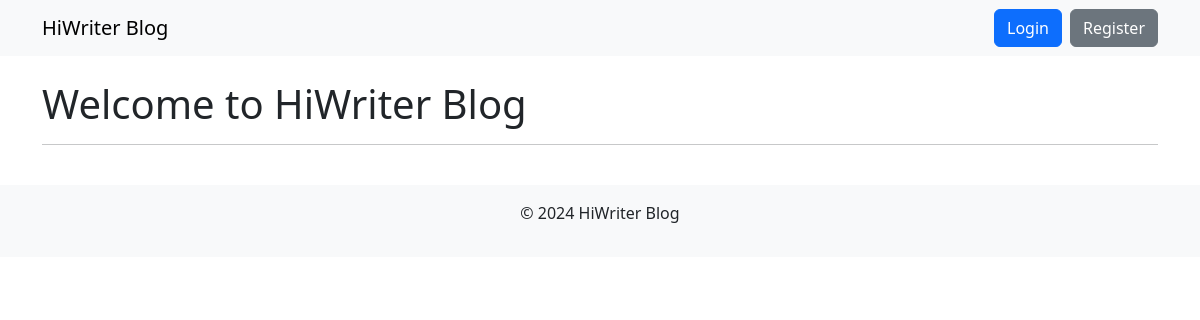
The app's page /HomeView/, older data.
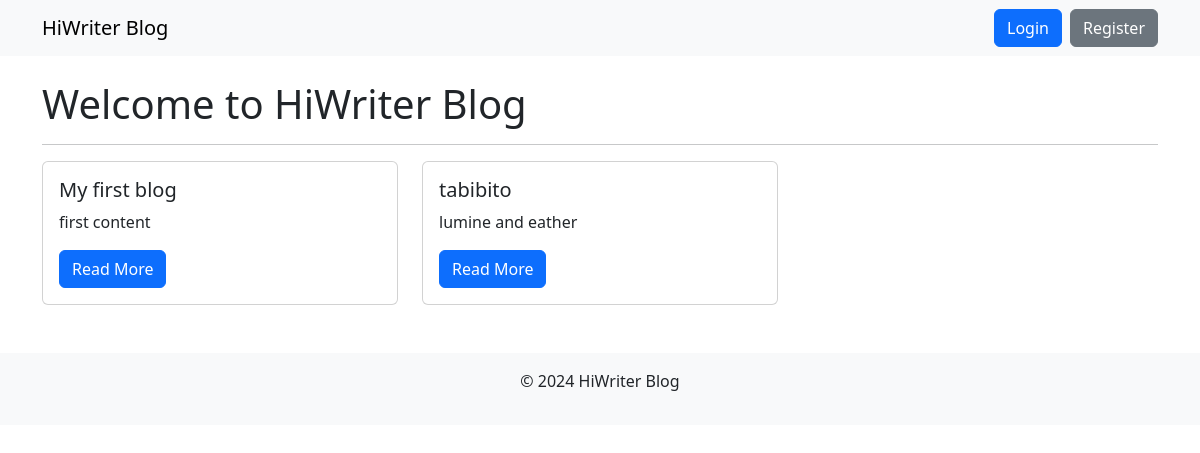
The same page, newer data.
### blog/models.py (models this page shows, shortened)
class Post(models.Model):
    title = models.CharField(max_length=200)
    content = models.TextField()
    author = models.ForeignKey(User, on_delete=models.CASCADE)
    created_at = models.DateTimeField(auto_now_add=True)
    image = models.ImageField(upload_to='post_images/', blank=True, null=True)  # Menambahkan field gambar

### blog/views.py (the view)
# urls.py: path('HomeView/', HomeView.as_view(), name='home'),
class HomeView(ListView):
    model = Post
    template_name = 'blog/home.html'
    context_object_name = 'posts'

### blog/templates/blog/home.html (shortened to what this page needs)
{% extends 'blog/base.html' %}
{% block content %}
<h1>Welcome to HiWriter Blog</h1>
<hr>
<div class="row">
    {% for post in posts %}
    <div class="col-md-4">
        <div class="card mb-4">
            <div class="card-body">
                <h5 class="card-title">{{ post.title }}</h5>
                <p class="card-text">{{ post.content|truncatechars:100 }}</p>
                <a href="{% url 'post_detail' post.pk %}" class="btn btn-primary">Read More</a>
            </div>
        </div>
    </div>
    {% endfor %}
</div>
{% endblock %}

### blog/templates/blog/base.html (shortened to what this page needs)
<!DOCTYPE html>
<html lang="en">
<head>
    <link href="https://cdn.jsdelivr.net/npm/bootstrap@5.3.0-alpha3/dist/css/bootstrap.min.css" rel="stylesheet">
    {% load static %}
    <link rel="stylesheet" href="{% static 'blog/styles.css' %}">
</head>
<body>
<nav class="navbar navbar-expand-lg navbar-light bg-light">
    <div class="container">
        <a class="navbar-brand" href="{% url 'home' %}" >HiWriter Blog</a>
        <div class="d-flex ms-auto align-items-center">
            {% if user.is_authenticated %}
                <a href="/dashboard/" class="btn btn-secondary me-2">Dashboard</a>
                <a href="{% url 'change_password' %}" class="btn btn-warning me-2">Change Password</a>
                <a href="/logout/" class="btn btn-danger me-2">Logout</a>
                {% if user.profile.profile_picture %}
                    <a href="{% url 'profile' %}" class="d-flex align-items-center">
                        <img src="{{ user.profile.profile_picture.url }}" alt="Profile" class="rounded-circle profile-img" style="width: 40px; height: 40px; object-fit: cover;">
                    </a>
                {% else %}
                    <a href="{% url 'profile' %}" class="d-flex align-items-center">
                        <span class="rounded-circle bg-secondary text-white text-center profile-placeholder" style="width: 40px; height: 40px; display: inline-flex; justify-content: center; align-items: center; font-size: 16px;">
                            {{ user.username|slice:":1" }}
                        </span>
                    </a>
                {% endif %}
            {% else %}
                <a href="/login/" class="btn btn-primary me-2">Login</a>
                <a href="/register/" class="btn btn-secondary">Register</a>
            {% endif %}
        </div>
    </div>
</nav>
<div class="container mt-4">
    {% block content %}{% endblock %}
</div>
<footer class="bg-light text-center py-3 mt-4">
    <p>&copy; 2024 HiWriter Blog</p>
</footer>
</body>
</html>

Row changes from the older to the newer data that the page shows:
added Post: title "My first blog", content "first content"
added Post: title "tabibito", content "lumine and eather"
